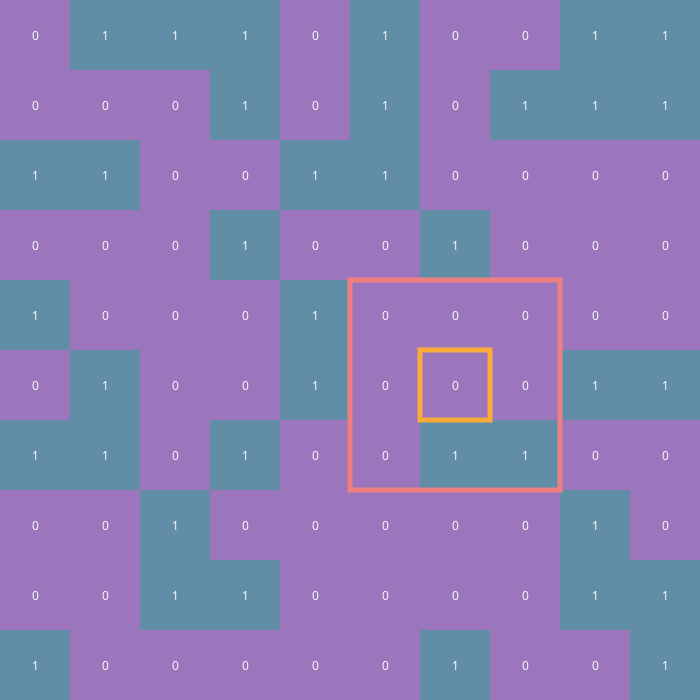

The code cell stored with this chart in its notebook:
### Code cell
# Normal neighborhood
neighborhood = dict(x0=4.5, x1=7.5, y0=2.5, y1=5.5, line_color=NEIGHBORHOOD_COLOR)
cell = dict(x0=5.5, x1=6.5, y0=3.5, y1=4.5, line_color=CELL_COLOR)

make_neighborhood_plot(x, cell, neighborhood)

### Figure 1 — Plotly figure (JSON) as saved in the notebook; plotly's stock layout.template omitted (floating-point values rounded to 4 significant figures)
{"data": [{"coloraxis": "coloraxis", "colorscale": [[0, "#0d0887"], [0.1111, "#46039f"], [0.2222, "#7201a8"], [0.3333, "#9c179e"], [0.4444, "#bd3786"], [0.5556, "#d8576b"], [0.6667, "#ed7953"], [0.7778, "#fb9f3a"], [0.8889, "#fdca26"], [1, "#f0f921"]], "reversescale": false, "showscale": false, "type": "heatmap", "z": [[1, 0, 0, 0, 0, 0, 1, 0, 0, 1], [0, 0, 1, 1, 0, 0, 0, 0, 1, 1], [0, 0, 1, 0, 0, 0, 0, 0, 1, 0], [1, 1, 0, 1, 0, 0, 1, 1, 0, 0], [0, 1, 0, 0, 1, 0, 0, 0, 1, 1], [1, 0, 0, 0, 1, 0, 0, 0, 0, 0], [0, 0, 0, 1, 0, 0, 1, 0, 0, 0], [1, 1, 0, 0, 1, 1, 0, 0, 0, 0], [0, 0, 0, 1, 0, 1, 0, 1, 1, 1], [0, 1, 1, 1, 0, 1, 0, 0, 1, 1]]}], "layout": {"annotations": [{"font": {"color": "white"}, "showarrow": false, "text": "1", "x": 0, "xref": "x", "y": 0, "yref": "y"}, {"font": {"color": "white"}, "showarrow": false, "text": "0", "x": 1, "xref": "x", "y": 0, "yref": "y"}, {"font": {"color": "white"}, "showarrow": false, "text": "0", "x": 2, "xref": "x", "y": 0, "yref": "y"}, {"font": {"color": "white"}, "showarrow": false, "text": "0", "x": 3, "xref": "x", "y": 0, "yref": "y"}, {"font": {"color": "white"}, "showarrow": false, "text": "0", "x": 4, "xref": "x", "y": 0, "yref": "y"}, {"font": {"color": "white"}, "showarrow": false, "text": "0", "x": 5, "xref": "x", "y": 0, "yref": "y"}, {"font": {"color": "white"}, "showarrow": false, "text": "1", "x": 6, "xref": "x", "y": 0, "yref": "y"}, {"font": {"color": "white"}, "showarrow": false, "text": "0", "x": 7, "xref": "x", "y": 0, "yref": "y"}, {"font": {"color": "white"}, "showarrow": false, "text": "0", "x": 8, "xref": "x", "y": 0, "yref": "y"}, {"font": {"color": "white"}, "showarrow": false, "text": "1", "x": 9, "xref": "x", "y": 0, "yref": "y"}, {"font": {"color": "white"}, "showarrow": false, "text": "0", "x": 0, "xref": "x", "y": 1, "yref": "y"}, {"font": {"color": "white"}, "showarrow": false, "text": "0", "x": 1, "xref": "x", "y": 1, "yref": "y"}, {"font": {"color": "white"}, "showarrow": false, "text": "1", "x": 2, "xref": "x", "y": 1, "yref": "y"}, {"font": {"color": "white"}, "showarrow": false, "text": "1", "x": 3, "xref": "x", "y": 1, "yref": "y"}, {"font": {"color": "white"}, "showarrow": false, "text": "0", "x": 4, "xref": "x", "y": 1, "yref": "y"}, {"font": {"color": "white"}, "showarrow": false, "text": "0", "x": 5, "xref": "x", "y": 1, "yref": "y"}, {"font": {"color": "white"}, "showarrow": false, "text": "0", "x": 6, "xref": "x", "y": 1, "yref": "y"}, {"font": {"color": "white"}, "showarrow": false, "text": "0", "x": 7, "xref": "x", "y": 1, "yref": "y"}, {"font": {"color": "white"}, "showarrow": false, "text": "1", "x": 8, "xref": "x", "y": 1, "yref": "y"}, {"font": {"color": "white"}, "showarrow": false, "text": "1", "x": 9, "xref": "x", "y": 1, "yref": "y"}, {"font": {"color": "white"}, "showarrow": false, "text": "0", "x": 0, "xref": "x", "y": 2, "yref": "y"}, {"font": {"color": "white"}, "showarrow": false, "text": "0", "x": 1, "xref": "x", "y": 2, "yref": "y"}, {"font": {"color": "white"}, "showarrow": false, "text": "1", "x": 2, "xref": "x", "y": 2, "yref": "y"}, {"font": {"color": "white"}, "showarrow": false, "text": "0", "x": 3, "xref": "x", "y": 2, "yref": "y"}, {"font": {"color": "white"}, "showarrow": false, "text": "0", "x": 4, "xref": "x", "y": 2, "yref": "y"}, {"font": {"color": "white"}, "showarrow": false, "text": "0", "x": 5, "xref": "x", "y": 2, "yref": "y"}, {"font": {"color": "white"}, "showarrow": false, "text": "0", "x": 6, "xref": "x", "y": 2, "yref": "y"}, {"font": {"color": "white"}, "showarrow": false, "text": "0", "x": 7, "xref": "x", "y": 2, "yref": "y"}, {"font": {"color": "white"}, "showarrow": false, "text": "1", "x": 8, "xref": "x", "y": 2, "yref": "y"}, {"font": {"color": "white"}, "showarrow": false, "text": "0", "x": 9, "xref": "x", "y": 2, "yref": "y"}, {"font": {"color": "white"}, "showarrow": false, "text": "1", "x": 0, "xref": "x", "y": 3, "yref": "y"}, {"font": {"color": "white"}, "showarrow": false, "text": "1", "x": 1, "xref": "x", "y": 3, "yref": "y"}, {"font": {"color": "white"}, "showarrow": false, "text": "0", "x": 2, "xref": "x", "y": 3, "yref": "y"}, {"font": {"color": "white"}, "showarrow": false, "text": "1", "x": 3, "xref": "x", "y": 3, "yref": "y"}, {"font": {"color": "white"}, "showarrow": false, "text": "0", "x": 4, "xref": "x", "y": 3, "yref": "y"}, {"font": {"color": "white"}, "showarrow": false, "text": "0", "x": 5, "xref": "x", "y": 3, "yref": "y"}, {"font": {"color": "white"}, "showarrow": false, "text": "1", "x": 6, "xref": "x", "y": 3, "yref": "y"}, {"font": {"color": "white"}, "showarrow": false, "text": "1", "x": 7, "xref": "x", "y": 3, "yref": "y"}, {"font": {"color": "white"}, "showarrow": false, "text": "0", "x": 8, "xref": "x", "y": 3, "yref": "y"}, {"font": {"color": "white"}, "showarrow": false, "text": "0", "x": 9, "xref": "x", "y": 3, "yref": "y"}, {"font": {"color": "white"}, "showarrow": false, "text": "0", "x": 0, "xref": "x", "y": 4, "yref": "y"}, {"font": {"color": "white"}, "showarrow": false, "text": "1", "x": 1, "xref": "x", "y": 4, "yref": "y"}, {"font": {"color": "white"}, "showarrow": false, "text": "0", "x": 2, "xref": "x", "y": 4, "yref": "y"}, {"font": {"color": "white"}, "showarrow": false, "text": "0", "x": 3, "xref": "x", "y": 4, "yref": "y"}, {"font": {"color": "white"}, "showarrow": false, "text": "1", "x": 4, "xref": "x", "y": 4, "yref": "y"}, {"font": {"color": "white"}, "showarrow": false, "text": "0", "x": 5, "xref": "x", "y": 4, "yref": "y"}, {"font": {"color": "white"}, "showarrow": false, "text": "0", "x": 6, "xref": "x", "y": 4, "yref": "y"}, {"font": {"color": "white"}, "showarrow": false, "text": "0", "x": 7, "xref": "x", "y": 4, "yref": "y"}, {"font": {"color": "white"}, "showarrow": false, "text": "1", "x": 8, "xref": "x", "y": 4, "yref": "y"}, {"font": {"color": "white"}, "showarrow": false, "text": "1", "x": 9, "xref": "x", "y": 4, "yref": "y"}, {"font": {"color": "white"}, "showarrow": false, "text": "1", "x": 0, "xref": "x", "y": 5, "yref": "y"}, {"font": {"color": "white"}, "showarrow": false, "text": "0", "x": 1, "xref": "x", "y": 5, "yref": "y"}, {"font": {"color": "white"}, "showarrow": false, "text": "0", "x": 2, "xref": "x", "y": 5, "yref": "y"}, {"font": {"color": "white"}, "showarrow": false, "text": "0", "x": 3, "xref": "x", "y": 5, "yref": "y"}, {"font": {"color": "white"}, "showarrow": false, "text": "1", "x": 4, "xref": "x", "y": 5, "yref": "y"}, {"font": {"color": "white"}, "showarrow": false, "text": "0", "x": 5, "xref": "x", "y": 5, "yref": "y"}, {"font": {"color": "white"}, "showarrow": false, "text": "0", "x": 6, "xref": "x", "y": 5, "yref": "y"}, {"font": {"color": "white"}, "showarrow": false, "text": "0", "x": 7, "xref": "x", "y": 5, "yref": "y"}, {"font": {"color": "white"}, "showarrow": false, "text": "0", "x": 8, "xref": "x", "y": 5, "yref": "y"}, {"font": {"color": "white"}, "showarrow": false, "text": "0", "x": 9, "xref": "x", "y": 5, "yref": "y"}, {"font": {"color": "white"}, "showarrow": false, "text": "0", "x": 0, "xref": "x", "y": 6, "yref": "y"}, {"font": {"color": "white"}, "showarrow": false, "text": "0", "x": 1, "xref": "x", "y": 6, "yref": "y"}, {"font": {"color": "white"}, "showarrow": false, "text": "0", "x": 2, "xref": "x", "y": 6, "yref": "y"}, {"font": {"color": "white"}, "showarrow": false, "text": "1", "x": 3, "xref": "x", "y": 6, "yref": "y"}, {"font": {"color": "white"}, "showarrow": false, "text": "0", "x": 4, "xref": "x", "y": 6, "yref": "y"}, {"font": {"color": "white"}, "showarrow": false, "text": "0", "x": 5, "xref": "x", "y": 6, "yref": "y"}, {"font": {"color": "white"}, "showarrow": false, "text": "1", "x": 6, "xref": "x", "y": 6, "yref": "y"}, {"font": {"color": "white"}, "showarrow": false, "text": "0", "x": 7, "xref": "x", "y": 6, "yref": "y"}, {"font": {"color": "white"}, "showarrow": false, "text": "0", "x": 8, "xref": "x", "y": 6, "yref": "y"}, {"font": {"color": "white"}, "showarrow": false, "text": "0", "x": 9, "xref": "x", "y": 6, "yref": "y"}, {"font": {"color": "white"}, "showarrow": false, "text": "1", "x": 0, "xref": "x", "y": 7, "yref": "y"}, {"font": {"color": "white"}, "showarrow": false, "text": "1", "x": 1, "xref": "x", "y": 7, "yref": "y"}, {"font": {"color": "white"}, "showarrow": false, "text": "0", "x": 2, "xref": "x", "y": 7, "yref": "y"}, {"font": {"color": "white"}, "showarrow": false, "text": "0", "x": 3, "xref": "x", "y": 7, "yref": "y"}, {"font": {"color": "white"}, "showarrow": false, "text": "1", "x": 4, "xref": "x", "y": 7, "yref": "y"}, {"font": {"color": "white"}, "showarrow": false, "text": "1", "x": 5, "xref": "x", "y": 7, "yref": "y"}, {"font": {"color": "white"}, "showarrow": false, "text": "0", "x": 6, "xref": "x", "y": 7, "yref": "y"}, {"font": {"color": "white"}, "showarrow": false, "text": "0", "x": 7, "xref": "x", "y": 7, "yref": "y"}, {"font": {"color": "white"}, "showarrow": false, "text": "0", "x": 8, "xref": "x", "y": 7, "yref": "y"}, {"font": {"color": "white"}, "showarrow": false, "text": "0", "x": 9, "xref": "x", "y": 7, "yref": "y"}, {"font": {"color": "white"}, "showarrow": false, "text": "0", "x": 0, "xref": "x", "y": 8, "yref": "y"}, {"font": {"color": "white"}, "showarrow": false, "text": "0", "x": 1, "xref": "x", "y": 8, "yref": "y"}, {"font": {"color": "white"}, "showarrow": false, "text": "0", "x": 2, "xref": "x", "y": 8, "yref": "y"}, {"font": {"color": "white"}, "showarrow": false, "text": "1", "x": 3, "xref": "x", "y": 8, "yref": "y"}, {"font": {"color": "white"}, "showarrow": false, "text": "0", "x": 4, "xref": "x", "y": 8, "yref": "y"}, {"font": {"color": "white"}, "showarrow": false, "text": "1", "x": 5, "xref": "x", "y": 8, "yref": "y"}, {"font": {"color": "white"}, "showarrow": false, "text": "0", "x": 6, "xref": "x", "y": 8, "yref": "y"}, {"font": {"color": "white"}, "showarrow": false, "text": "1", "x": 7, "xref": "x", "y": 8, "yref": "y"}, {"font": {"color": "white"}, "showarrow": false, "text": "1", "x": 8, "xref": "x", "y": 8, "yref": "y"}, {"font": {"color": "white"}, "showarrow": false, "text": "1", "x": 9, "xref": "x", "y": 8, "yref": "y"}, {"font": {"color": "white"}, "showarrow": false, "text": "0", "x": 0, "xref": "x", "y": 9, "yref": "y"}, {"font": {"color": "white"}, "showarrow": false, "text": "1", "x": 1, "xref": "x", "y": 9, "yref": "y"}, {"font": {"color": "white"}, "showarrow": false, "text": "1", "x": 2, "xref": "x", "y": 9, "yref": "y"}, {"font": {"color": "white"}, "showarrow": false, "text": "1", "x": 3, "xref": "x", "y": 9, "yref": "y"}, {"font": {"color": "white"}, "showarrow": false, "text": "0", "x": 4, "xref": "x", "y": 9, "yref": "y"}, {"font": {"color": "white"}, "showarrow": false, "text": "1", "x": 5, "xref": "x", "y": 9, "yref": "y"}, {"font": {"color": "white"}, "showarrow": false, "text": "0", "x": 6, "xref": "x", "y": 9, "yref": "y"}, {"font": {"color": "white"}, "showarrow": false, "text": "0", "x": 7, "xref": "x", "y": 9, "yref": "y"}, {"font": {"color": "white"}, "showarrow": false, "text": "1", "x": 8, "xref": "x", "y": 9, "yref": "y"}, {"font": {"color": "white"}, "showarrow": false, "text": "1", "x": 9, "xref": "x", "y": 9, "yref": "y"}], "coloraxis": {"colorscale": [[0, "#9b76bc"], [1, "#618da7"]], "showscale": false}, "height": 700, "margin": {"b": 0, "l": 0, "r": 0, "t": 0}, "paper_bgcolor": "rgba(0, 0, 0, 0)", "plot_bgcolor": "rgba(0, 0, 0, 0)", "shapes": [{"line": {"color": "#fbab3a", "width": 5}, "type": "rect", "x0": 5.5, "x1": 6.5, "y0": 3.5, "y1": 4.5}, {"line": {"color": "#f08080", "width": 5}, "type": "rect", "x0": 4.5, "x1": 7.5, "y0": 2.5, "y1": 5.5}], "showlegend": false, "width": 700, "xaxis": {"gridcolor": "rgb(0, 0, 0)", "showticklabels": false, "side": "top", "ticks": "", "visible": false}, "yaxis": {"showticklabels": false, "ticks": "", "ticksuffix": "  ", "visible": false}}}
